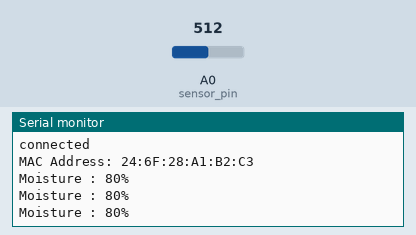
Simulated run of this sketch. Board: ESP8266 (NodeMCU). On the bench: the last lines printed to the serial monitor. Inputs (shaded band) come from the test bench; at power-on: A0 (sensor_pin) = 512. WiFi joins after 1.5 s; servers stay silent unless stated.

Above: at 2.7 s.
2.8 s: A0 (sensor_pin) set to 716
At 3.4 s:
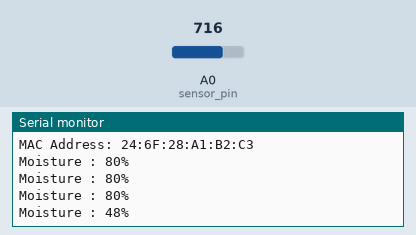
4.3 s: A0 (sensor_pin) set to 900
At 4.9 s:
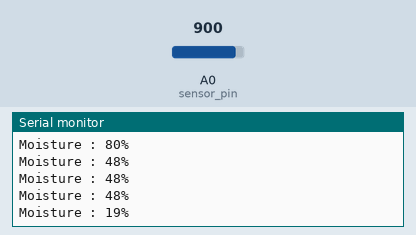
Timing chart, 0 to 7.3 s (numbered marks = the images above; inputs shaded):
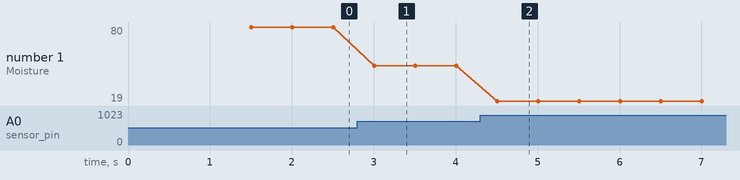

Measured:
- after the input at 2.8 s, the serial monitor: prints a new line after 0.20 s (image 1)
- after the input at 4.3 s, the serial monitor: prints a new line after 0.21 s (image 2)
- plotted number 1: 80 → 48 after the input at 2.8 s, 48 → 19 after the input at 4.3 s

The sketch:

fleetMain.ino
```cpp
#include <ArduinoJson.h>
#include "secrets.h" // Secrets must include `_SSID` and `_PASSWORD`

// Ignore the warnings in the following code
#include <ESP8266HTTPClient.h>
#include <ESP8266WiFi.h>
#include <WiFiClient.h>


#define HOST ""
#define PORT 1234
#define REPORT_ENDPOINT ""

#define CONTENTTYPE "application/json"

#define HALF_HOUR 1800000

WiFiClient wifiClient;
int sensor_pin = A0;
int value ;
String MAC;


void setup_wifi() {

  WiFi.begin(_SSID, _PASSWORD);

  while (WiFi.status() != WL_CONNECTED) {  //Wait for the WiFI connection completion

    delay(500);
    Serial.println("Waiting for connection");

  }
  Serial.println("connected");
}

void setup() {
  Serial.begin(115200);
  MAC = WiFi.macAddress();
  setup_wifi();
  Serial.print("MAC Address: ");
  Serial.println(MAC);


}

void loop() {
  value= analogRead(sensor_pin);
  value = map(value,1024,392,0,100);
  Serial.print("Moisture : ");
  Serial.print(value);
  Serial.println("%");


//   HTTPClient http;    //Declare object of class HTTPClient

//   String url = "http://" + String(HOST) + ":" + String(PORT) + String(REPORT_ENDPOINT);
//   http.begin(wifiClient, url);      //Specify request destination
//   http.addHeader("Content-Type", CONTENTTYPE);  //Specify content-type header

//   DynamicJsonDocument doc(1024);
//   doc["macAddress"] = WiFi.macAddress();
//   doc["reading"] = value;

//   String BODY;
//   serializeJson(doc, BODY);

//   int httpCode = http.PUT(BODY);   //Send the request
//   String payload = http.getString();                  //Get the response payload

//   Serial.println(httpCode);   //Print HTTP return code
//   Serial.println(payload);    //Print request response payload

//   http.end();  //Close connection


  delay(500);
}
```

secrets.example.h
```cpp
#define _SSID "MyNetwork"
#define _PASSWORD "MyPassword"
#define _APIHOST "https://moisture-one.vercel.app"
#define _APIKEY ""
```
